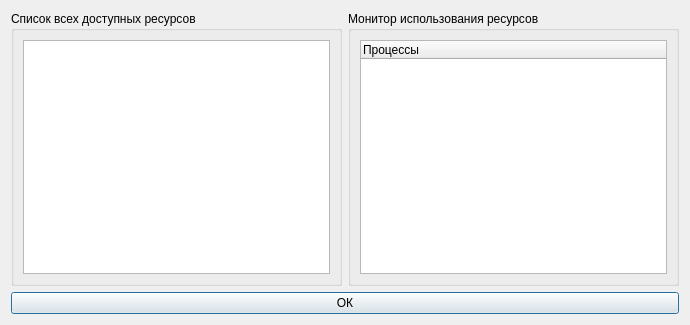
<?xml version="1.0" encoding="UTF-8"?>
<ui version="4.0">
 <class>ResourceDialog</class>
 <widget class="QDialog" name="ResourceDialog">
  <property name="geometry">
   <rect>
    <x>0</x>
    <y>0</y>
    <width>690</width>
    <height>325</height>
   </rect>
  </property>
  <property name="windowTitle">
   <string>Таблица ресурсов</string>
  </property>
  <layout class="QGridLayout" name="gridLayout_2">
   <item row="0" column="1">
    <layout class="QGridLayout" name="gridLayout">
     <item row="0" column="0">
      <widget class="QGroupBox" name="groupBox">
       <property name="title">
        <string>Список всех доступных ресурсов</string>
       </property>
       <layout class="QGridLayout" name="gridLayout_4">
        <item row="0" column="0">
         <widget class="QListWidget" name="lstAvailableResources"/>
        </item>
       </layout>
      </widget>
     </item>
     <item row="0" column="1">
      <widget class="QGroupBox" name="groupBox_2">
       <property name="title">
        <string>Монитор использования ресурсов</string>
       </property>
       <layout class="QGridLayout" name="gridLayout_5">
        <item row="0" column="0">
         <widget class="QTreeWidget" name="lstUsefullResources">
          <column>
           <property name="text">
            <string>Процессы</string>
           </property>
          </column>
         </widget>
        </item>
       </layout>
      </widget>
     </item>
    </layout>
   </item>
   <item row="1" column="1">
    <widget class="QPushButton" name="btnOk">
     <property name="text">
      <string>ОК</string>
     </property>
    </widget>
   </item>
  </layout>
 </widget>
 <resources/>
 <connections>
  <connection>
   <sender>btnOk</sender>
   <signal>clicked()</signal>
   <receiver>ResourceDialog</receiver>
   <slot>accept()</slot>
   <hints>
    <hint type="sourcelabel">
     <x>344</x>
     <y>304</y>
    </hint>
    <hint type="destinationlabel">
     <x>344</x>
     <y>162</y>
    </hint>
   </hints>
  </connection>
 </connections>
</ui>
